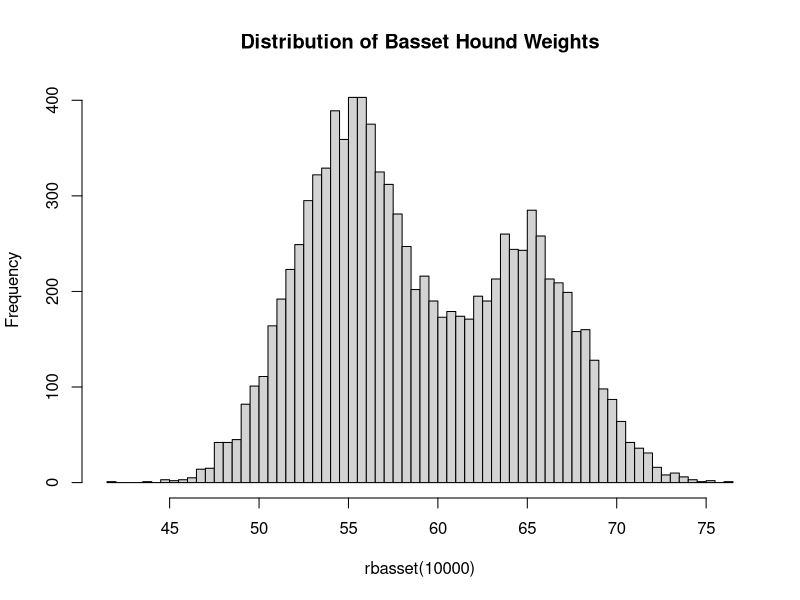

Here is the R script that generated this plot:
## ---- chunk 1
rbasset <- function(n){
    Z <- rbinom(n, size=1, prob=0.6) # Z=1 <- Female
    ifelse(Z, rnorm(n, mean=55, sd=sqrt(10)), 
              rnorm(n, mean=65, sd=sqrt(10)))
}
rbasset(1)
## ---- chunk 2
hist(rbasset(10000), breaks=50, main="Distribution of Basset Hound Weights")
## ---- chunk 3
p_female <- 0.6
p_male <- 1-p_female

p_62_female <- dnorm(62, mean=55, sd=sqrt(10))
p_62_male   <- dnorm(62, mean=65, sd=sqrt(10))

p_female_62 <- (p_62_female * p_female) / (p_62_female * p_female +
                                           p_62_male * p_male)

paste0("There is a ", round(p_female_62 * 100, 2), "% chance that basset is a female.")
